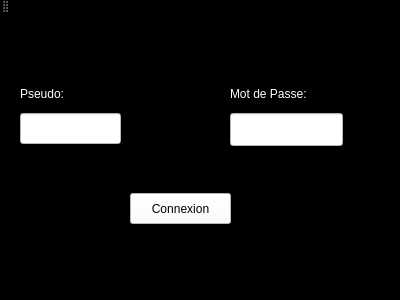
<?xml version="1.0" encoding="UTF-8"?>
<ui version="4.0">
 <class>MainWindow</class>
 <widget class="QMainWindow" name="MainWindow">
  <property name="geometry">
   <rect>
    <x>0</x>
    <y>0</y>
    <width>400</width>
    <height>300</height>
   </rect>
  </property>
  <property name="windowTitle">
   <string/>
  </property>
  <property name="styleSheet">
   <string notr="true">background-color: rgb(0, 0, 0);
gridline-color: rgb(0, 0, 0);
border-color: rgb(0, 0, 0);
alternate-background-color: rgb(0, 0, 0);</string>
  </property>
  <widget class="QWidget" name="centralWidget">
   <property name="autoFillBackground">
    <bool>false</bool>
   </property>
   <property name="styleSheet">
    <string notr="true">color: rgba(0, 0, 0, 0);</string>
   </property>
   <widget class="QLineEdit" name="lineEdit">
    <property name="geometry">
     <rect>
      <x>20</x>
      <y>100</y>
      <width>101</width>
      <height>31</height>
     </rect>
    </property>
    <property name="styleSheet">
     <string notr="true">background-color: rgb(255, 255, 255);
alternate-background-color: rgb(0, 0, 0);
gridline-color: rgb(0, 0, 0);
border-color: rgb(0, 0, 0);
color: rgb(0, 0, 0);</string>
    </property>
   </widget>
   <widget class="QLabel" name="label">
    <property name="geometry">
     <rect>
      <x>20</x>
      <y>70</y>
      <width>67</width>
      <height>21</height>
     </rect>
    </property>
    <property name="styleSheet">
     <string notr="true">color: rgb(255, 255, 255);</string>
    </property>
    <property name="text">
     <string>Pseudo:</string>
    </property>
   </widget>
   <widget class="QLineEdit" name="lineEdit_2">
    <property name="geometry">
     <rect>
      <x>230</x>
      <y>100</y>
      <width>113</width>
      <height>33</height>
     </rect>
    </property>
    <property name="styleSheet">
     <string notr="true">background-color: rgb(255, 255, 255);
color: rgb(0, 0, 0);</string>
    </property>
    <property name="echoMode">
     <enum>QLineEdit::Password</enum>
    </property>
   </widget>
   <widget class="QLabel" name="label_2">
    <property name="geometry">
     <rect>
      <x>230</x>
      <y>70</y>
      <width>101</width>
      <height>21</height>
     </rect>
    </property>
    <property name="styleSheet">
     <string notr="true">color: rgb(255, 255, 255);</string>
    </property>
    <property name="text">
     <string>Mot de Passe:</string>
    </property>
   </widget>
   <widget class="QPushButton" name="pushButton">
    <property name="geometry">
     <rect>
      <x>130</x>
      <y>180</y>
      <width>101</width>
      <height>31</height>
     </rect>
    </property>
    <property name="styleSheet">
     <string notr="true">color: rgb(0, 0, 0);
background-color: rgb(255, 255, 255);</string>
    </property>
    <property name="text">
     <string>Connexion</string>
    </property>
   </widget>
  </widget>
  <widget class="QMenuBar" name="menuBar">
   <property name="geometry">
    <rect>
     <x>0</x>
     <y>0</y>
     <width>400</width>
     <height>27</height>
    </rect>
   </property>
  </widget>
  <widget class="QToolBar" name="mainToolBar">
   <attribute name="toolBarArea">
    <enum>TopToolBarArea</enum>
   </attribute>
   <attribute name="toolBarBreak">
    <bool>false</bool>
   </attribute>
  </widget>
  <widget class="QStatusBar" name="statusBar"/>
 </widget>
 <layoutdefault spacing="6" margin="11"/>
 <resources/>
 <connections/>
</ui>
